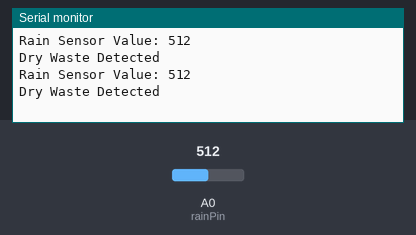
Recording of a sketch running on a simulated Arduino Uno, built with avr-gcc and run on an emulated ATmega328P. On the bench: the last lines printed to the serial monitor. The test bench sets the inputs (shaded band); at power-on: A0 (rainPin) = 512.

Above: at 1.8 s.
1.9 s: A0 (rainPin) set to 490
At 2.8 s:
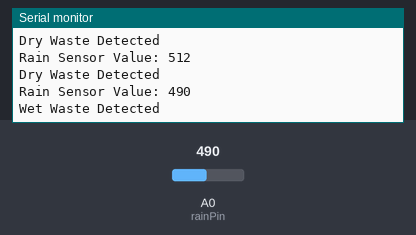
4.5 s: A0 (rainPin) set to 510
At 5.5 s:
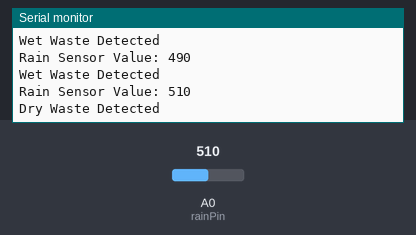
Timing chart, 0 to 7.5 s (numbered marks = the images above; inputs shaded):
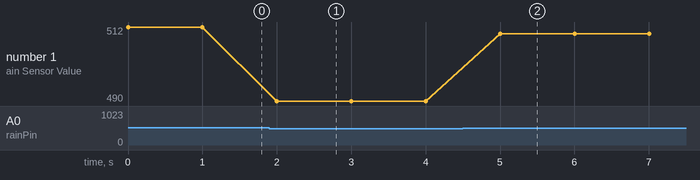

Measured:
- the behaviour switches between 500 and 499 on A0 (rainPin) (found by bisection; images 0 and 1)
- after the input at 1.9 s, the serial monitor: prints a new line after 0.10 s (image 1)
- after the input at 4.5 s, the serial monitor: prints a new line after 0.50 s (image 2)
- plotted number 1: 512 → 490 after the input at 1.9 s, 490 → 510 after the input at 4.5 s

The sketch:

rain_detection_logic.ino
```cpp
int rainPin = A0;
int sensorValue = 0;

void setup() {
  Serial.begin(9600);
}

void loop() {
  sensorValue = analogRead(rainPin);

  Serial.print("Rain Sensor Value: ");
  Serial.println(sensorValue);

  if(sensorValue < 500){
    Serial.println("Wet Waste Detected");
  }
  else{
    Serial.println("Dry Waste Detected");
  }

  delay(1000);
}
```
